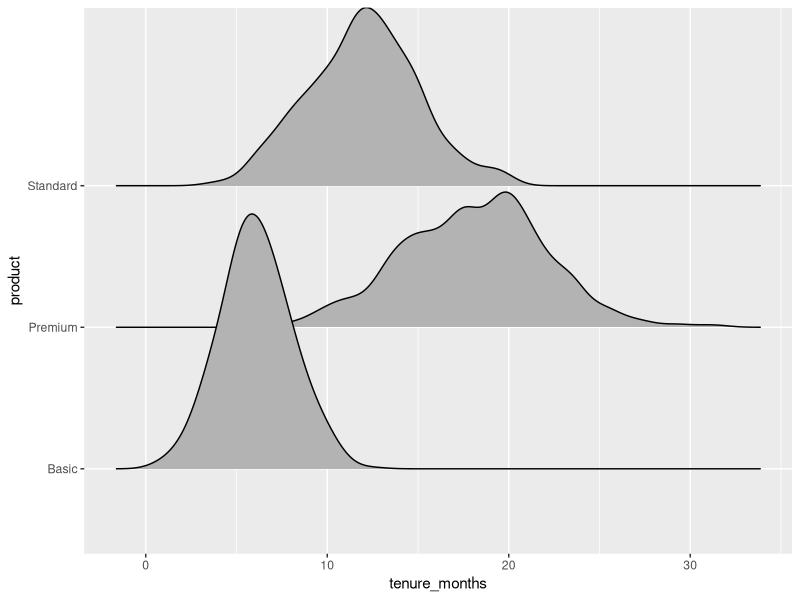
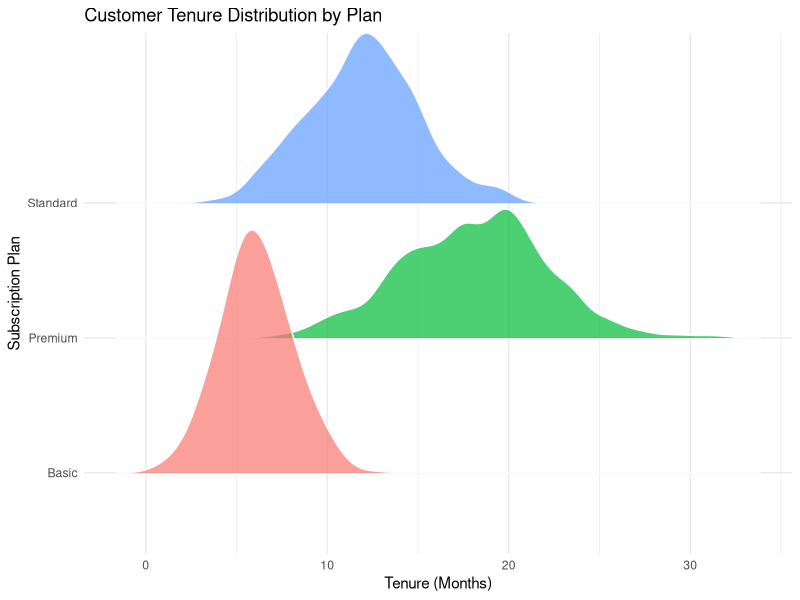
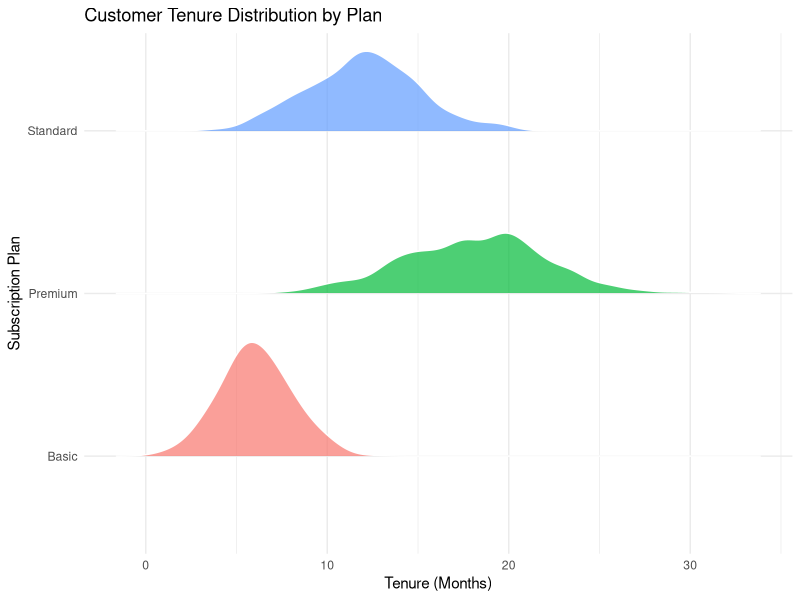
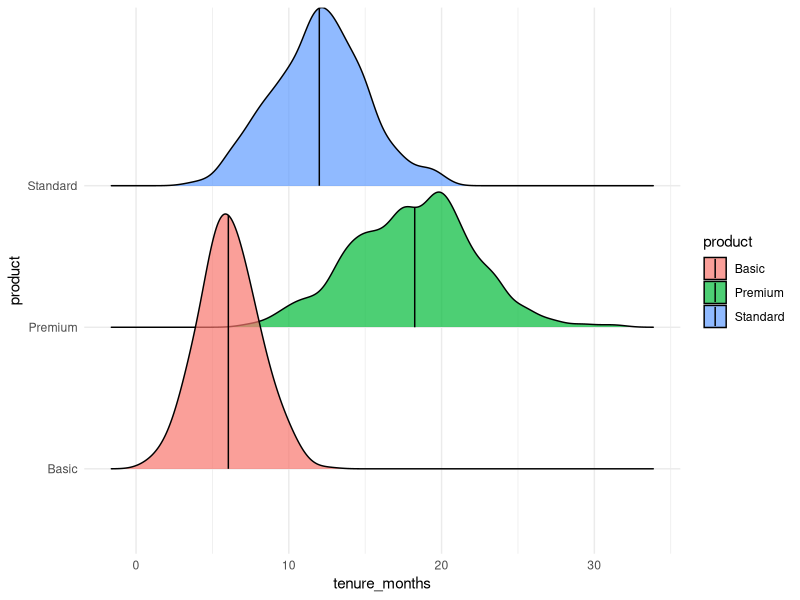
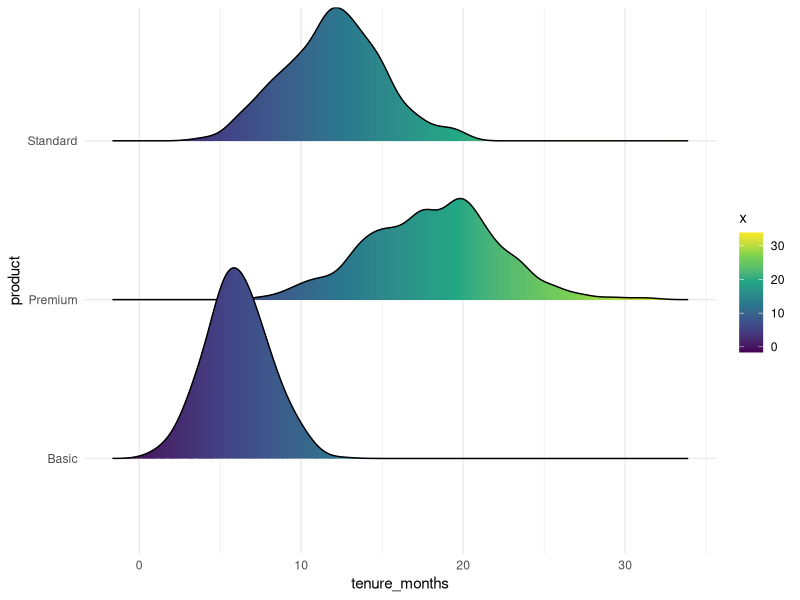
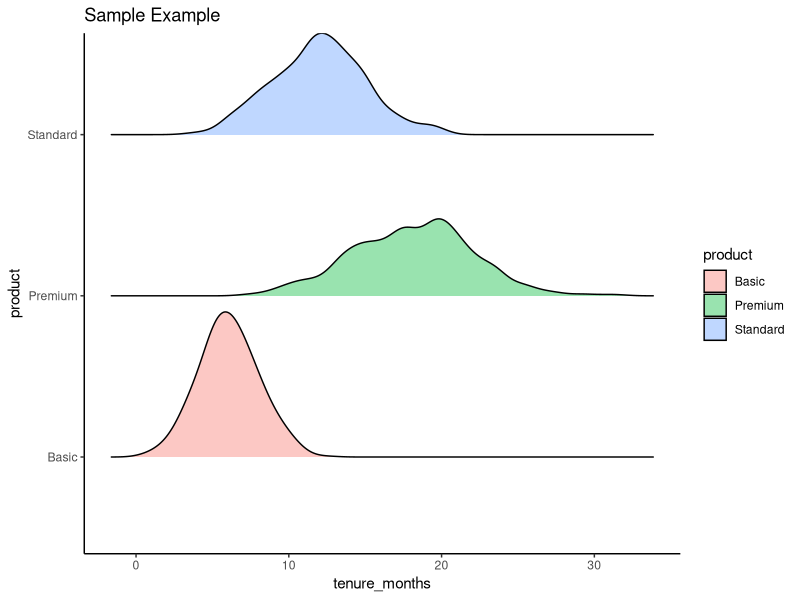
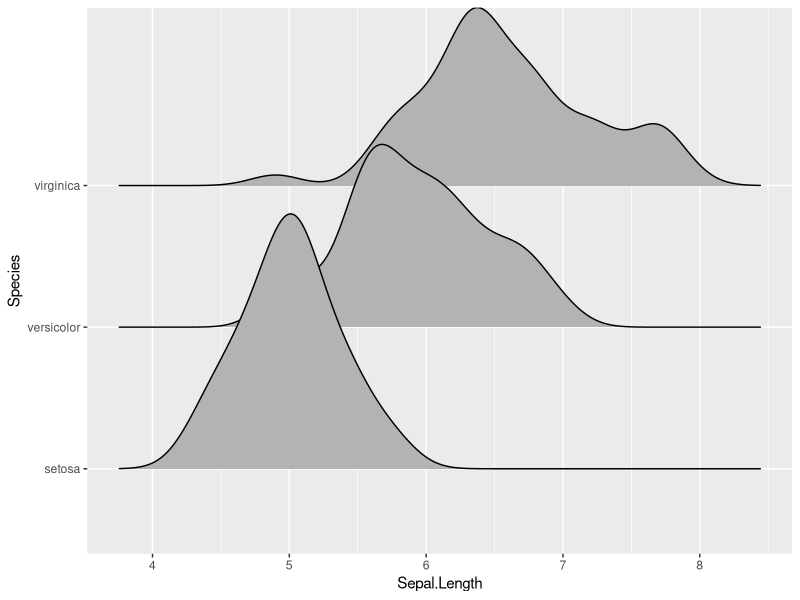
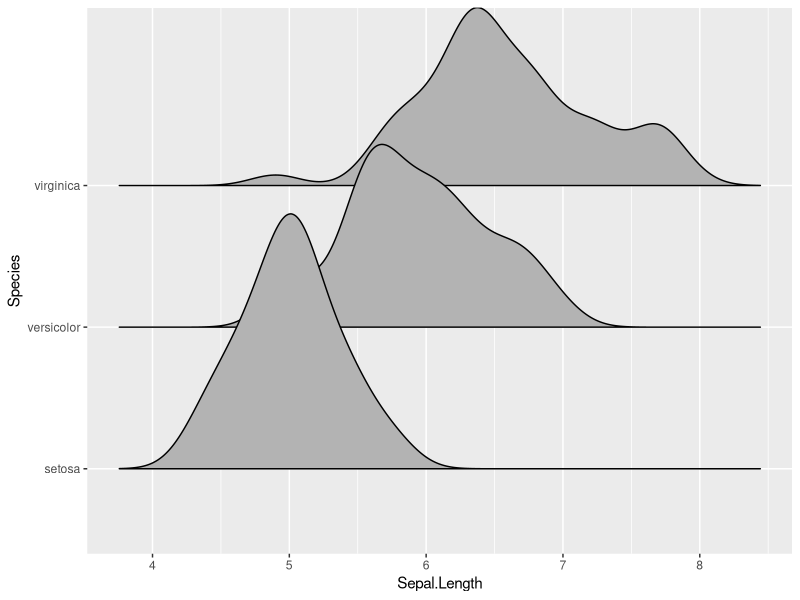

The R source for these figures, in order:


# ====== Basic ridgeline plot =====

# 
# install.packages("ggplot2")
# install.packages("ggridges")
# install.packages("dplyr")

library(ggplot2)
library(ggridges)
library(dplyr)


set.seed(123)

data <- data.frame(
  product = rep(c("Basic", "Standard", "Premium"), each = 500),
  tenure_months = c(
    rnorm(500, mean = 6, sd = 2),
    rnorm(500, mean = 12, sd = 3),
    rnorm(500, mean = 18, sd = 4)
  )
)



# 

# Basic Ridgeline

ggplot(data, aes(x = tenure_months, y = product)) +
  geom_density_ridges()


# Improve Visual Quality (Intermediate)

ggplot(data, aes(x = tenure_months, y = product, fill = product)) +
  geom_density_ridges(alpha = 0.7, color = "white") +
  theme_minimal() +
  labs(
    title = "Customer Tenure Distribution by Plan",
    x = "Tenure (Months)",
    y = "Subscription Plan"
  ) +
  theme(legend.position = "none")


# Control Overlap (scale parameter)

ggplot(data, aes(x = tenure_months, y = product, fill = product)) +
  geom_density_ridges(scale=0.7,alpha = 0.7, color = "white") +
  theme_minimal() +
  labs(
    title = "Customer Tenure Distribution by Plan",
    x = "Tenure (Months)",
    y = "Subscription Plan"
  ) +
  theme(legend.position = "none")


# Add Quantile Lines (Advanced Insight)

ggplot(data, aes(x = tenure_months, y = product, fill = product)) +
  geom_density_ridges(
    quantile_lines = TRUE,
    quantiles = 2,
    alpha = 0.7
  ) +
  theme_minimal()



# ====== scale to bring the plot closer and filling with scale_fill_viridis_c =======

ggplot(data, aes(x = tenure_months, y = product, fill = stat(x))) +
  geom_density_ridges_gradient(scale = 1.2) +
  scale_fill_viridis_c() +
  theme_minimal()



# === Function =======
plot_ridgeline <- function(data, x_var, y_var,fillR,ALPHA,scale, title = "") {
  ggplot(data, aes_string(x = x_var, y = y_var, fill = fillR)) +
    geom_density_ridges(alpha = ALPHA, scale = scale) +
    theme_minimal() +
    labs(title = title) +
    theme(legend.position = "none")+
    theme_classic()
}


plot_ridgeline(data,"tenure_months", "product","product",0.4,0.9, title = "Sample Example")




# Density ridgeline plots
# 
# The geom geom_density_ridges calculates density estimates from the provided data and then plots those, using the ridgeline visualization. The height aesthetic does not need to be specified in this case.

ggplot(iris, aes(x = Sepal.Length, y = Species)) + geom_density_ridges()




# There is also geom_density_ridges2, which is identical to geom_density_ridges except it uses closed polygons instead of ridgelines for drawing.

ggplot(iris, aes(x = Sepal.Length, y = Species)) + geom_density_ridges2()



# The scaling is calculated separately per panel, so if we facet-wrap by species each density curve exactly touches the next higher baseline. (This can be disabled by setting panel_scaling = FALSE.)

ggplot(iris, aes(x = Sepal.Length, y = Species)) + 
  geom_density_ridges(scale = 1) + facet_wrap(~Species)






# And here is an example using geom_density_ridges_gradient. Note that we need to map the 
# calculated x value (stat(x)) onto the fill aesthetic, not the original temperature variable. 
# This is the case because geom_density_ridges_gradient calls stat_density_ridges (described in the next section) 
# which calculates new x values as part of its density calculation.

ggplot(lincoln_weather, aes(x = `Mean Temperature [F]`, y = Month, fill = stat(x))) +
  geom_density_ridges_gradient(scale = 3, rel_min_height = 0.01) +
  scale_fill_viridis_c(name = "Temp. [F]", option = "C") +
  labs(title = 'Temperatures in Lincoln NE in 2016')

